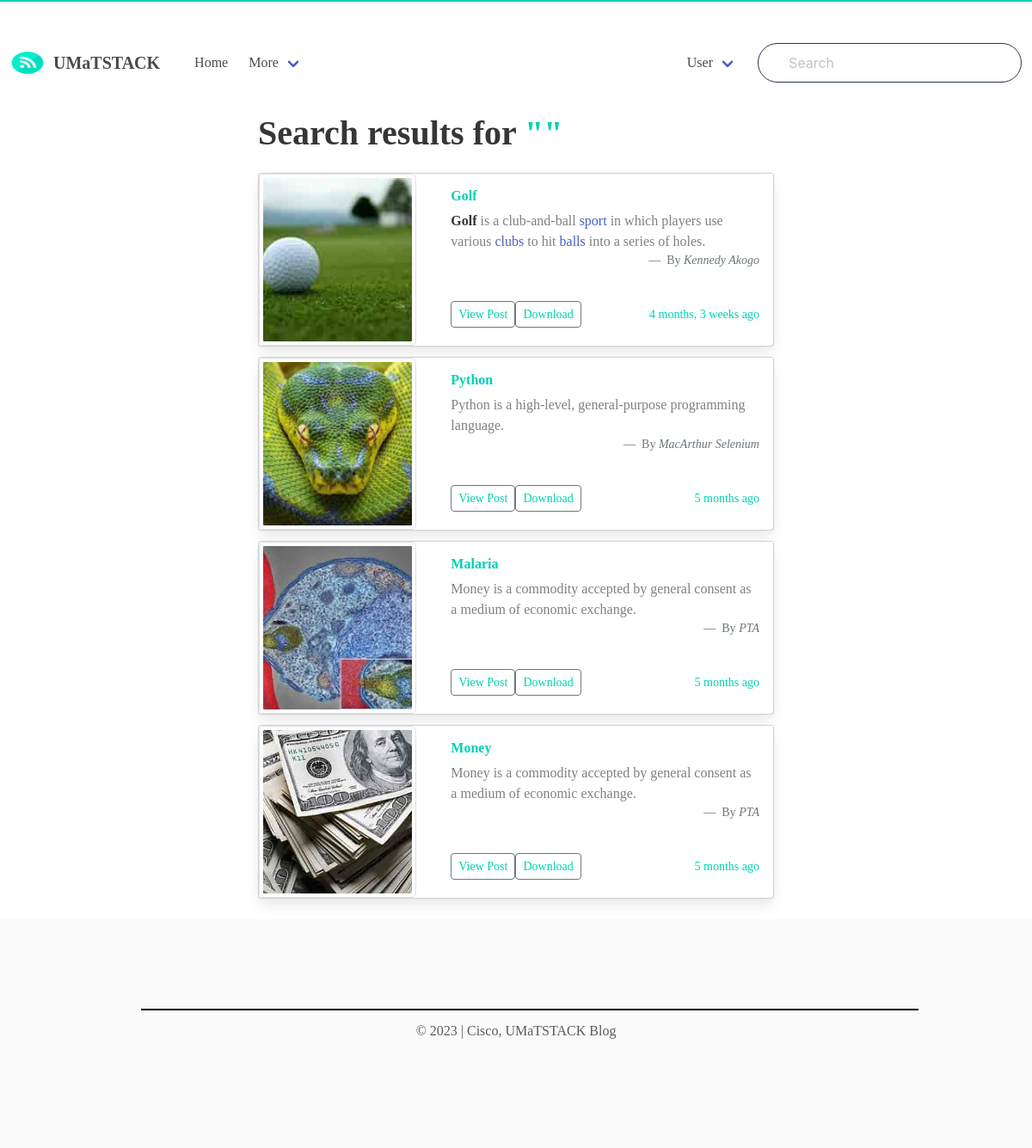
The app's page /search/ with its own data.
### blog/models.py (models this page shows, shortened)
class Post(models.Model):
    ACTIVE = 'active'
    DRAFT = 'draft'
    CHOICES_STATUS = (
        (ACTIVE, 'Active'),
        (DRAFT, 'Draft')
    )
    category = models.ForeignKey(Category, related_name='posts', on_delete=models.CASCADE)
    title = models.CharField(max_length=255)
    slug = models.SlugField()
    intro = RichTextField(max_length=400)
    body = RichTextUploadingField()
    author=models.CharField(max_length=100)
    created_at = models.DateTimeField(default=timezone.now)
    updated = models.DateTimeField(auto_now_add=True)
    status = models.CharField(max_length=10, choices=CHOICES_STATUS, default=ACTIVE)
    thumbnail=models. ImageField(upload_to='uploads/thumbnail')
    class Meta:
        ordering = ('-created_at',)

### blog/views.py (the view)
# urls.py: path('search/',search, name='search'),
def search(request):
    query = request.GET.get('query', '')
    posts = Post.objects.filter(status=Post.ACTIVE).filter(Q(title__icontains=query) | Q(intro__icontains=query) | Q(body__icontains=query) | Q(author__icontains=query))
    return render(request, 'main/search.html', {'posts': posts, 'query': query})

### templates/main/search.html (shortened to what this page needs)
{% extends 'layout/base.html' %}
{% block content %}
<div class="container">
    <div class="column is-8 is-offset-2">
    <div class="content is-medium">
        <h1>Search results for <span style="color: #00d1b2;"> "{{ query }}"</span></h1>
    </div>
{% for post in posts %}
<div class="card mb-3" style="max-width: 1000px; margin: 0 auto;">
      <div class="row no-gutters">
        <div class="col-md-4">
          <img src="{{post.thumbnail.url}}" class=" img-fluid rounded-start img-thumbnail" style="width:200px;height: 200px; object-fit: cover;">
        </div>
        <div class="col-md-8">
          <div class="card-body">
            <h1 class="card-title" style="color: #00d1b2;"><b>{{post.title}}</b></h1>
            <div class="card-title">
                {{post.intro|safe}}
             <figcaption class="blockquote-footer text-end"style="padding-top: 4%;">
                    By <cite title="Source Title">{{post.author}}</cite>
            </figcaption>
            </div>
            <div class="d-flex justify-content-between align-items-center " style="padding-top: 6%;">
                <div class="btn-group" >
                 <a href="{% url 'post_detail' post.category.slug post.slug %}"> <button type="button" style="color:#00d1b2"class="btn btn-sm btn-outline-secondary">View Post</button></a>
                  <a href="{% url 'create-pdf' post.category.slug post.slug %}" download="UMaTSTACKBlog | {{post.title}}"> <button type="button" style="color:#00d1b2" class="btn btn-sm btn-outline-secondary">Download</button></a>
                </div>
                <small class="text" style="color:#00d1b2"> {{ post.created_at|timesince }} ago</small>
              </div>
          </div>
        </div>
      </div>
    </div>
    {% empty %}
    <div class="card mark">
      <div class="card-body card text-white bg-danger mb-3">
        <p>No result found on "{{query}}"</p>
      </div>
    </div>
{% endfor%}
</div>
</div>
{% endblock %}

### static/ublog/css/account.css (style rules this page uses)
.card-header,.card-footer,.card-body { border: none; background-color: white; }
div { color: grey; }

### static/ublog/css/gen.css (style rules this page uses)
body { margin: 0 auto; border-top: 2px solid #00d1b2;; }
* { font-family: Georgia, serif; }

### records on screen
Post: thumbnail (picture), title "Golf", intro "Golf is a club-and-ball sport in which players use various clubs to hit balls into a series of holes.", author "Kennedy Akogo", created_at "4 months, 3 weeks"
Post: thumbnail (picture), title "Python", intro "Python is a high-level, general-purpose programming language.", author "MacArthur Selenium", created_at "5 months"
Post: thumbnail (picture), title "Malaria", intro "Money is a commodity accepted by general consent as a medium of economic exchange.", author "PTA", created_at "5 months"
Post: thumbnail (picture), title "Money", intro "Money is a commodity accepted by general consent as a medium of economic exchange.", author "PTA", created_at "5 months"
